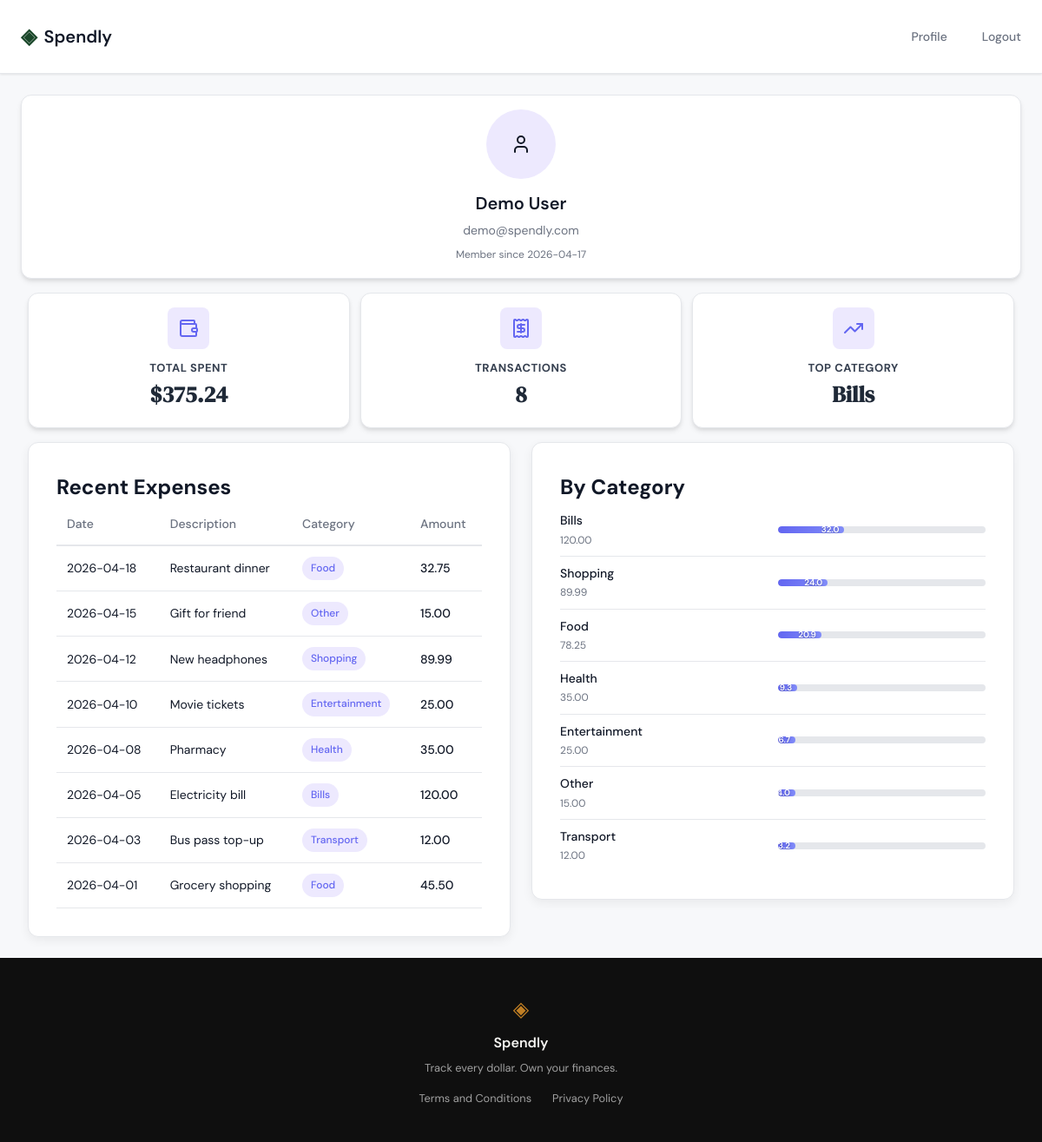
Screenshot of /profile (signed in) with the database file from the repository.
### tables this page shows
CREATE TABLE users (
            id INTEGER PRIMARY KEY AUTOINCREMENT,
            name TEXT NOT NULL,
            email TEXT UNIQUE NOT NULL,
            password_hash TEXT NOT NULL,
            created_at TEXT DEFAULT (datetime('now'))
        );

CREATE TABLE expenses (
            id INTEGER PRIMARY KEY AUTOINCREMENT,
            user_id INTEGER NOT NULL REFERENCES users(id),
            amount REAL NOT NULL,
            category TEXT NOT NULL,
            date TEXT NOT NULL,
            description TEXT,
            created_at TEXT DEFAULT (datetime('now'))
        );

### app.py (the view)
@app.route("/profile")
def profile():
    if "user_id" not in session:
        flash("Please log in to access this page", "warning")
        return redirect(url_for("login"))
    conn = get_db()
    user = conn.execute(
        "SELECT name, email, created_at FROM users WHERE id = ?",
        (session["user_id"],)
    ).fetchone()
    expenses = conn.execute(
        "SELECT * FROM expenses WHERE user_id = ? ORDER BY date DESC",
        (session["user_id"],)
    ).fetchall()
    conn.close()
    total_spent = sum(float(e["amount"]) for e in expenses)
    average = total_spent / len(expenses) if expenses else 0
    category_totals = Counter()
    for e in expenses:
        category_totals[e["category"]] += float(e["amount"])
    top_category = category_totals.most_common(1)[0] if category_totals else ("None", 0)
    category_breakdown = []
    total_for_percent = total_spent if total_spent > 0 else 1
    for cat, amt in category_totals.most_common():
        category_breakdown.append({
            "name": cat,
            "amount": amt,
            "percentage": round((amt / total_for_percent) * 100, 1)
        })
    recent_expenses = expenses[:10] if expenses else []
    return render_template(
        "profile.html",
        user=user,
        expenses=expenses,
        recent_expenses=recent_expenses,
        total_spent=total_spent,
        total_spent_formatted=f"{total_spent:.2f}",
        average=round(average, 2),
        top_category_name=top_category[0],
        top_category_amount=top_category[1],
        category_breakdown=category_breakdown
    )

### app.py (called while the page is built)
@app.template_filter('currency')
def currency_filter(value):
    try:
        amount = float(value)
        return f"{amount:,.2f}"
    except (ValueError, TypeError):
        return "0.00"

### database/db.py (called while the page is built)
def get_db():
    conn = sqlite3.connect(DB_PATH)
    conn.row_factory = sqlite3.Row
    conn.execute("PRAGMA foreign_keys = ON")
    return conn

### templates/profile.html (shortened to what this page needs)
{% extends "base.html" %}
{% block content %}
<div class="profile-container">
  <aside class="profile-sidebar">
    <div class="profile-avatar">
      <i data-lucide="user"></i>
    </div>
    <h2 class="profile-name">{{ user.name }}</h2>
    <p class="profile-email">{{ user.email }}</p>
    <p class="profile-member-since">Member since {{ user.created_at[:10] }}</p>
  </aside>
  <div class="summary-stats">
    <div class="stat-card">
      <div class="stat-icon">
        <i data-lucide="wallet"></i>
      </div>
      <div class="stat-content">
        <div class="stat-label">Total Spent</div>
        <div class="stat-value">${{ total_spent_formatted }}</div>
      </div>
    </div>
    <div class="stat-card">
      <div class="stat-icon">
        <i data-lucide="receipt"></i>
      </div>
      <div class="stat-content">
        <div class="stat-label">Transactions</div>
        <div class="stat-value">{{ expenses|length }}</div>
      </div>
    </div>
    <div class="stat-card">
      <div class="stat-icon">
        <i data-lucide="trending-up"></i>
      </div>
      <div class="stat-content">
        <div class="stat-label">Top Category</div>
        <div class="stat-value">{{ top_category_name }}</div>
      </div>
    </div>
  </div>
  <main class="profile-main">
    <div class="columns">
      <section class="column" id="recent-expenses">
        <div class="card expense-section">
          <div class="section-header">
            <h2 class="section-title">Recent Expenses</h2>
          </div>
          <div class="table-container">
            <table class="transaction-table">
              <thead>
                <tr>
                  <th>Date</th>
                  <th>Description</th>
                  <th>Category</th>
                  <th>Amount</th>
                </tr>
              </thead>
              <tbody>
                {% for expense in recent_expenses %}
                <tr>
                  <td>{{ expense.date }}</td>
                  <td>{{ expense.description }}</td>
                  <td><span class="badge badge-category">{{ expense.category }}</span></td>
                  <td class="amount-col">{{ expense.amount | currency }}</td>
                </tr>
                {% endfor %}
              </tbody>
            </table>
          </div>
        </div>
      </section>
      <section class="column" id="by-category">
        <div class="card expense-section">
          <div class="section-header">
            <h2 class="section-title">By Category</h2>
          </div>
          <div class="category-breakdown">
            {% for cat in category_breakdown %}
            <div class="category-row">
              <div class="category-info">
                <span class="category-label">{{ cat.name }}</span>
                <span class="category-amount">{{ cat.amount | currency }}</span>
              </div>
              <div class="progress-wrapper">
                <div class="progress-bar" style="--progress: {{ cat.percentage }};">
                  <span class="progress-fill" data-percent="{{ cat.percentage }}"></span>
                </div>
              </div>
            </div>
            {% endfor %}
          </div>
        </div>
      </section>
    </div>
  </main>
</div>
{% endblock %}

### static/css/style.css (style rules this page uses)
:root { --ink: #0f0f0f; --ink-soft: #2d2d2d; --ink-muted: #6b6b6b; --ink-faint: #a0a0a0; --paper: #f7f6f3; --paper-warm: #f0ede6; --paper-card: #ffffff; --accent: #1a472a; --accent-light: #e8f0eb; --accent-2: #c17f24; --accent-2-light: #fdf3e3; --danger: #c0392b; --danger-light: #fdecea; --border: #e4e1da; --border-soft: #eeebe4; --font-display: 'DM Serif Display', Georgia, serif; --font-body: 'DM Sans', system-ui, sans-serif; --max-width: 1200px; --auth-width: 440px; --radius-sm: 6px; --radius-md: 12px; --radius-lg: 20px; }
*, *::before, *::after { box-sizing: border-box; margin: 0; padding: 0; }
html { font-size: 16px; scroll-behavior: smooth; }
body { background: var(--paper); color: var(--ink); font-family: var(--font-body); font-size: 1rem; line-height: 1.6; -webkit-font-smoothing: antialiased; }
.stat-card { background: var(--paper-card); border: 1px solid var(--border); border-radius: var(--radius-sm); padding: 1rem; display: flex; flex-direction: column; gap: 0.25rem; }
.stat-label { font-size: 0.7rem; font-weight: 500; color: var(--ink-muted); text-transform: uppercase; letter-spacing: 0.04em; }
.stat-value { font-family: var(--font-display); font-size: 1.25rem; color: var(--ink); }

### rows the page displays
users: name "Demo User", email "demo@spendly.com", created_at "2026-04-17"
expenses: category "Bills", date "2026-04-05", description "Electricity bill", amount "120.00", name "Bills", {{ cat.percentage }} 32.0 (drawn)
expenses: date "2026-04-18", description "Restaurant dinner", category "Food", amount "32.75", name "Food", amount "78.25", {{ cat.percentage }} 20.9 (drawn)
expenses: date "2026-04-15", description "Gift for friend", category "Other", amount "15.00", name "Other", {{ cat.percentage }} 4.0 (drawn)
expenses: date "2026-04-12", description "New headphones", category "Shopping", amount "89.99", name "Shopping", {{ cat.percentage }} 24.0 (drawn)
expenses: date "2026-04-10", description "Movie tickets", category "Entertainment", amount "25.00", name "Entertainment", {{ cat.percentage }} 6.7 (drawn)
expenses: date "2026-04-08", description "Pharmacy", category "Health", amount "35.00", name "Health", {{ cat.percentage }} 9.3 (drawn)
expenses: date "2026-04-03", description "Bus pass top-up", category "Transport", amount "12.00", name "Transport", {{ cat.percentage }} 3.2 (drawn)
expenses: date "2026-04-01", description "Grocery shopping", category "Food", amount "45.50"

### other values shown
{{ total_spent_formatted }} "375.24"
{{ expenses|length }} "8"
